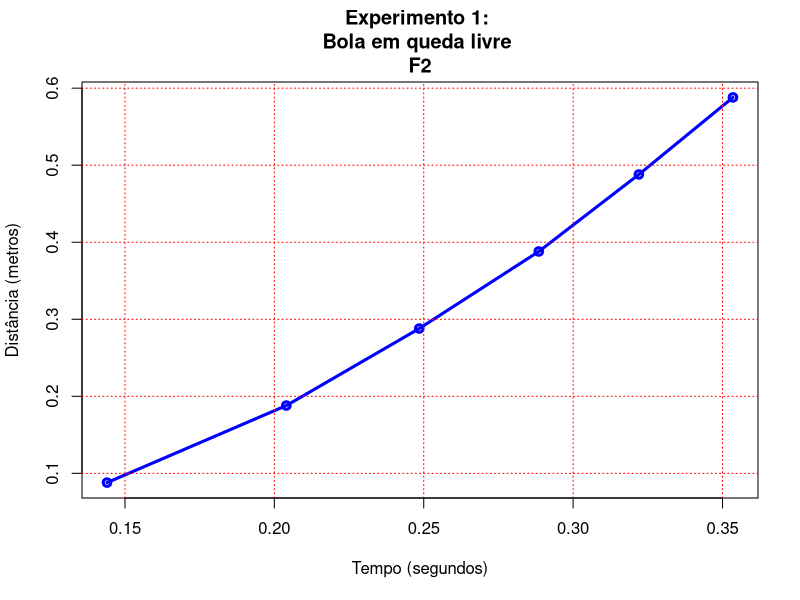
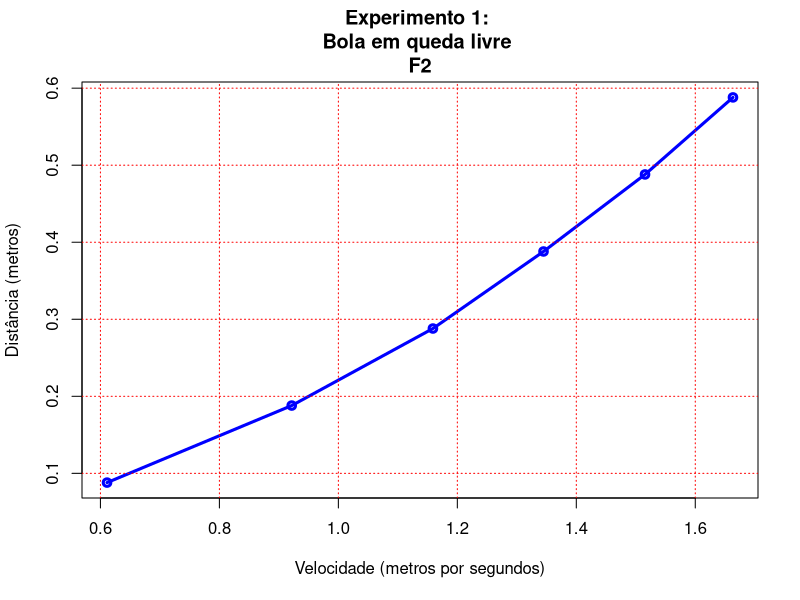
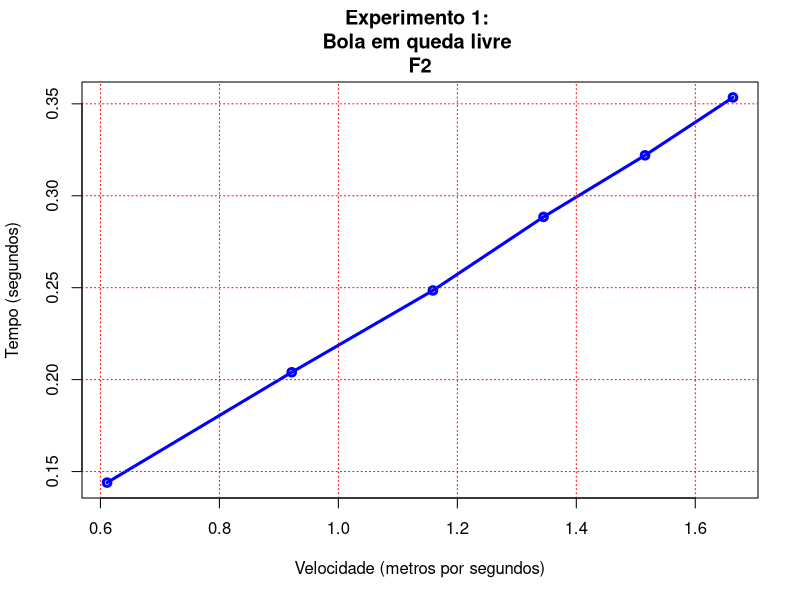
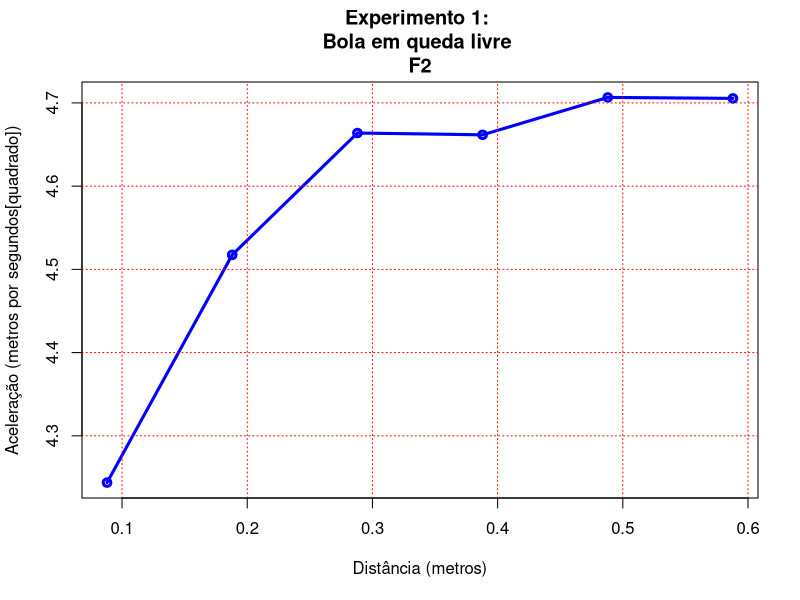
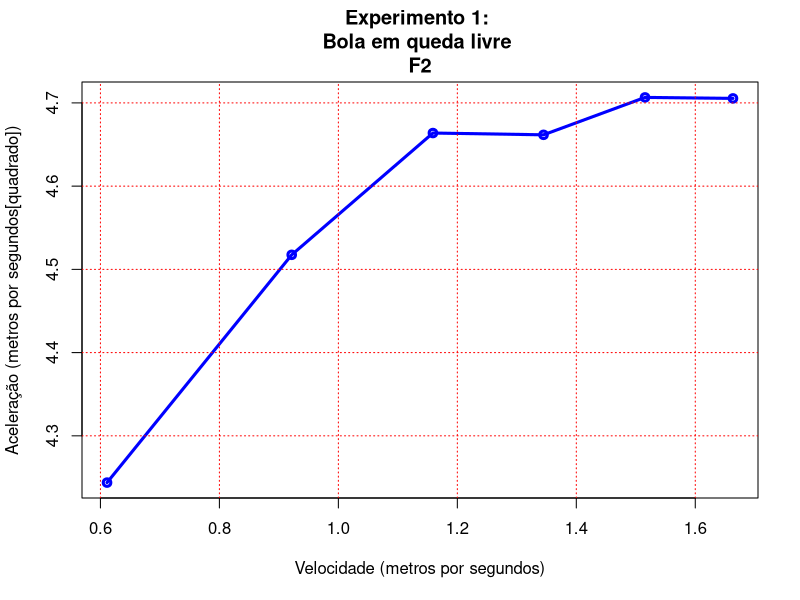
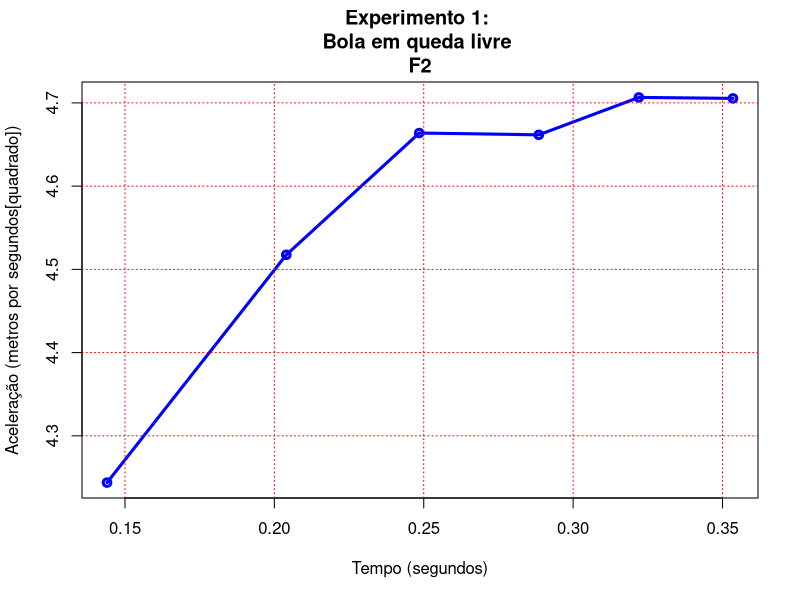

Source code (R) for these figures, in order:
###################################################################################################
dados <- read.csv("bola_em_queda_livre-F2.csv", header = FALSE, col.names=c("tempoMedio", "distanciaMedia"))
###################################################################################################

###################################################################################################
# Calculando Velocidade Media em cada queda
###################################################################################################

velocidadeMedia <- function(distanciaMedia, tempoMedio){
  velocidade <- distanciaMedia/tempoMedio
  return(velocidade)
}
###################################################################################################

###################################################################################################
# Calculando Aceleração Media em cada queda
###################################################################################################

aceleracaoMedia <- function(velocidadeMedia, tempoMedio){
  aceleracao <- velocidadeMedia/tempoMedio
  return(aceleracao)
}
###################################################################################################

###################################################################################################
# Gerando Gráfico de Tempo Medio x Distância Media
###################################################################################################
# Criando uma imagem em png
png(file = "bola_em_queda_livre-F2(TempoXDistancia).png")

# Criando o Gráfico
# dados$tempoMedio é o eixo X
# dados$distanciaMedia é o eixo Y
# type "o" é o grafico contendo todos os pontos
# main é o título do grafico, irá aparecer no centro, na parte superior
# lwd é a espessura da linha do grafico
# xlab é o título do eixo X
# ylab é o título do eixo Y
plot(dados$tempoMedio, dados$distanciaMedia, type="o", col="blue", 
  main="Experimento 1: \nBola em queda livre \nF2",
  lwd=3,
  xlab="Tempo (segundos)",
  ylab="Distância (metros)")

# grid cria quadrantes no gráfico, essas linhas da divisoria, terão a cor vermelha
grid(col="red")

# Salvando no png tudo que foi printado no gráfico
dev.off()
###################################################################################################

###################################################################################################
# Chamando a função que calcula a Velocidade media a partir da Distância Media e do Tempo Medio
velocidadeMedia <- velocidadeMedia(dados$distanciaMedia, dados$tempoMedio)
###################################################################################################

###################################################################################################
# Gerando Gráfico da Velocidade Media x Distância Media 
###################################################################################################

# Criando uma imagem em png
png(file = "bola_em_queda_livre-F2(VelocidadexDistancia).png")

# Criando o Gráfico
# velocidadeMedia é o eixo X
# dados$distanciaMedia é o eixo Y
# type "o" é o grafico contendo todos os pontos
# main é o título do grafico, irá aparecer no centro, na parte superior
# lwd é a espessura da linha do grafico
# xlab é o título do eixo X
# ylab é o título do eixo Y
plot(velocidadeMedia, dados$distanciaMedia, type="o", col="blue", 
  main="Experimento 1: \nBola em queda livre \nF2",
  lwd=3,
  xlab="Velocidade (metros por segundos)",
  ylab="Distância (metros)")

# grid cria quadrantes no gráfico, essas linhas da divisoria, terão a cor vermelha
grid(col="red")

# Salvando no png tudo que foi printado no gráfico
dev.off()

###################################################################################################
# Gerando Gráfico da Velocidade Media x Tempo Medio
###################################################################################################

# Criando uma imagem em png
png(file = "bola_em_queda_livre-F2(VelocidadexTempo).png")

# Criando o Gráfico
# velocidadeMedia é o eixo X
# dados$tempoMedio é o eixo Y
# type "o" é o grafico contendo todos os pontos
# main é o título do grafico, irá aparecer no centro, na parte superior
# lwd é a espessura da linha do grafico
# xlab é o título do eixo X
# ylab é o título do eixo Y
plot(velocidadeMedia, dados$tempoMedio, type="o", col="blue", 
  main="Experimento 1: \nBola em queda livre \nF2",
  lwd=3,
  xlab="Velocidade (metros por segundos)",
  ylab="Tempo (segundos)")

# grid cria quadrantes no gráfico, essas linhas da divisoria, terão a cor vermelha
grid(col="red")

# Salvando no png tudo que foi printado no gráfico
dev.off()
###################################################################################################

###################################################################################################
# Chamando a função que calcula a Aceleração media a partir da Velocidade Media e do Tempo Medio
aceleracaoMedia <- aceleracaoMedia(velocidadeMedia, dados$tempoMedio)
###################################################################################################

###################################################################################################
# Gerando Gráfico de Distância Media x Aceleração Media
###################################################################################################

# Criando uma imagem em png
png(file = "bola_em_queda_livre-F2(DistanciaxAceleracao).png")

# Criando o Gráfico
# dados$distanciaMedia é o eixo X
# aceleracaoMedia é o eixo Y
# type "o" é o grafico contendo todos os pontos
# main é o título do grafico, irá aparecer no centro, na parte superior
# lwd é a espessura da linha do grafico
# xlab é o título do eixo X
# ylab é o título do eixo Y
plot(dados$distanciaMedia, aceleracaoMedia, type="o", col="blue", 
  main="Experimento 1: \nBola em queda livre \nF2",
  lwd=3,
  xlab="Distância (metros)",
  ylab="Aceleração (metros por segundos[quadrado])")

# grid cria quadrantes no gráfico, essas linhas da divisoria, terão a cor vermelha
grid(col="red")

# Salvando no png tudo que foi printado no gráfico
dev.off()

###################################################################################################
# Gerando Gráfico da Velocidade Media x Aceleração Media
###################################################################################################

# Criando uma imagem em png
png(file = "bola_em_queda_livre-F2(VelocidadexAceleracao).png")

# Criando o Gráfico
# velocidadeMedia é o eixo X
# aceleracaoMedia é o eixo Y
# type "o" é o grafico contendo todos os pontos
# main é o título do grafico, irá aparecer no centro, na parte superior
# lwd é a espessura da linha do grafico
# xlab é o título do eixo X
# ylab é o título do eixo Y
plot(velocidadeMedia, aceleracaoMedia, type="o", col="blue", 
  main="Experimento 1: \nBola em queda livre \nF2",
  lwd=3,
  xlab="Velocidade (metros por segundos)",
  ylab="Aceleração (metros por segundos[quadrado])")

# grid cria quadrantes no gráfico, essas linhas da divisoria, terão a cor vermelha
grid(col="red")

# Salvando no png tudo que foi printado no gráfico
dev.off()

###################################################################################################
# Gerando Gráfico de Tempo Medio x Aceleração Media
###################################################################################################

# Criando uma imagem em png
png(file = "bola_em_queda_livre-F2(TempoxAceleracao).png")

# Criando o Gráfico
# dados$tempoMedio é o eixo X
# aceleracaoMedia é o eixo Y
# type "o" é o grafico contendo todos os pontos
# main é o título do grafico, irá aparecer no centro, na parte superior
# lwd é a espessura da linha do grafico
# xlab é o título do eixo X
# ylab é o título do eixo Y
plot(dados$tempoMedio, aceleracaoMedia, type="o", col="blue", 
  main="Experimento 1: \nBola em queda livre \nF2",
  lwd=3,
  xlab="Tempo (segundos)",
  ylab="Aceleração (metros por segundos[quadrado])")

# grid cria quadrantes no gráfico, essas linhas da divisoria, terão a cor vermelha
grid(col="red")

# Salvando no png tudo que foi printado no gráfico
dev.off()